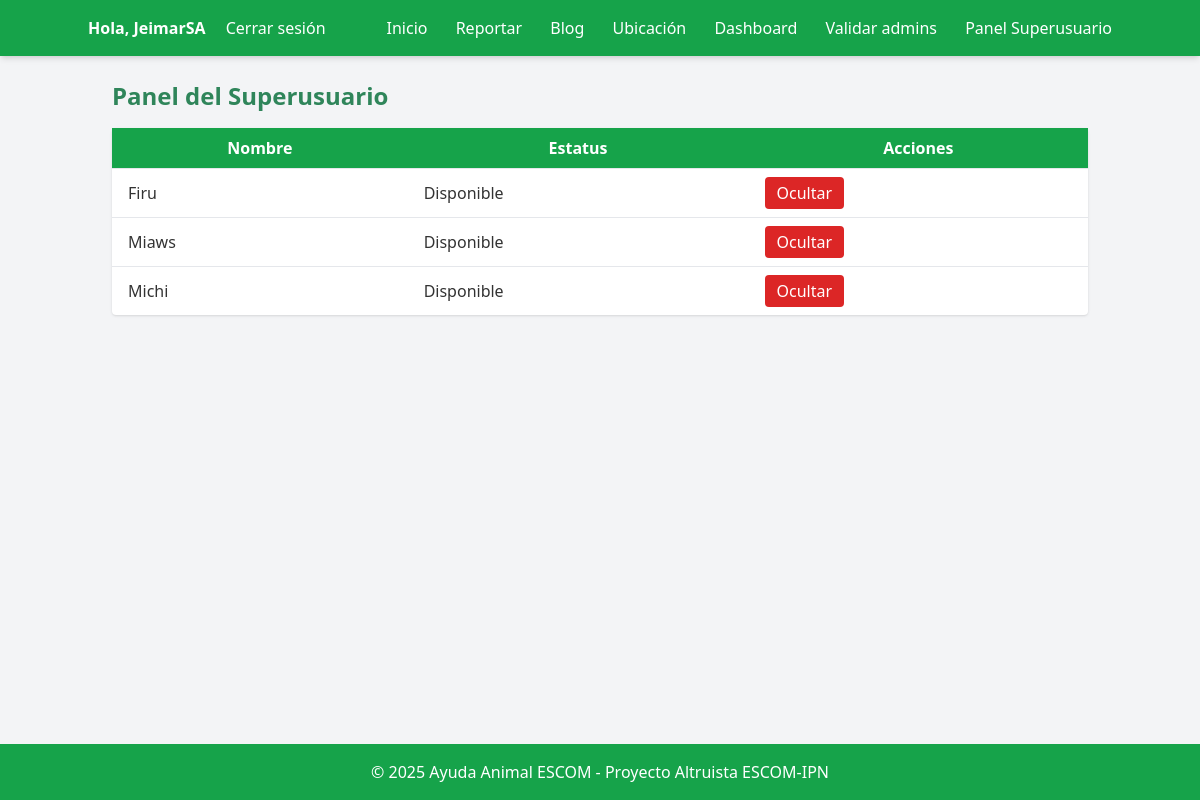
/panel_superusuario (signed in), run on the app's committed database.
### app.py (models this page shows)
class Usuario(db.Model, UserMixin):
    id = db.Column(db.Integer, primary_key=True)
    username = db.Column(db.String(50), unique=True)
    email = db.Column(db.String(100), unique=True)
    password_hash = db.Column(db.String(128))
    rol = db.Column(db.String(20), default='usuario')
    activo = db.Column(db.Boolean, default=True)

class Animal(db.Model):
    id = db.Column(db.Integer, primary_key=True)
    nombre = db.Column(db.String(50))
    especie = db.Column(db.String(20))
    edad = db.Column(db.String(20))
    descripcion = db.Column(db.Text)
    imagen = db.Column(db.String(100))
    estatus = db.Column(db.String(20), default="Disponible")  # Nuevo campo de estatus
    lat = db.Column(db.Float)
    lng = db.Column(db.Float)

### app.py (the view)
@app.route('/panel_superusuario')
@login_required
def panel_superusuario():
    if current_user.rol != 'superusuario':
        flash("Acceso restringido al superusuario.")
        return redirect(url_for('index'))
    animales = Animal.query.all()  # Ver incluso los eliminados
    return render_template('panel_superusuario.html', animales=animales)

### app.py (called while the page is built)
@login_manager.user_loader
def load_user(user_id):
    return Usuario.query.get(int(user_id))

### templates/panel_superusuario.html
{% extends 'base.html' %}
{% block content %}
<h2 class="text-2xl font-bold mb-4">Panel del Superusuario</h2>
<table class="table-auto w-full bg-white shadow rounded">
  <thead>
    <tr class="bg-green-600 text-white">
      <th class="px-4 py-2">Nombre</th>
      <th class="px-4 py-2">Estatus</th>
      <th class="px-4 py-2">Acciones</th>
    </tr>
  </thead>
  <tbody>
    {% for animal in animales %}
    <tr class="border-t">
      <td class="px-4 py-2">{{ animal.nombre }}</td>
      <td class="px-4 py-2">{{ animal.estatus }}</td>
      <td class="px-4 py-2">
        {% if animal.estatus != 'Eliminado' %}
        <form action="{{ url_for('eliminar_animal', id=animal.id) }}" method="POST" onsubmit="return confirm('¿Seguro que deseas ocultar este animal?');">
          <button type="submit" class="bg-red-600 text-white px-3 py-1 rounded hover:bg-red-700">Ocultar</button>
        </form>
        {% else %}
        <span class="text-gray-500 italic">Oculto</span>
        {% endif %}
      </td>
    </tr>
    {% endfor %}
  </tbody>
</table>
{% endblock %}

### templates/base.html (shortened to what this page needs)
<!DOCTYPE html>
<html lang="es">
<head>
    <script src="https://cdn.tailwindcss.com"></script>
    <link rel="stylesheet" href="{{ url_for('static', filename='css/style.css') }}">
</head>
<body class="bg-gray-100 font-sans min-h-screen flex flex-col">
<header class="bg-green-600 text-white p-4 shadow-md">
    <div class="container mx-auto flex justify-between items-center">
        <div class="space-x-4">
            {% if current_user.is_authenticated %}
                <span class="font-semibold">Hola, {{ current_user.username }}</span>
                <a href="{{ url_for('logout') }}" class="hover:underline">Cerrar sesión</a>
            {% else %}
                <a href="{{ url_for('login') }}" class="hover:underline">Iniciar sesión</a>
                <a href="{{ url_for('register') }}" class="hover:underline">Registrarse</a>
            {% endif %}
        </div>
        <nav class="space-x-6">
            <a href="{{ url_for('index') }}" class="hover:underline">Inicio</a>
            {% if current_user.is_authenticated %}
                <a href="{{ url_for('reportar') }}" class="hover:underline">Reportar</a>
                <a href="{{ url_for('blog') }}" class="hover:underline">Blog</a>
            {% endif %}
            <a href="{{ url_for('ubicacion') }}" class="hover:underline">Ubicación</a>
            {% if current_user.is_authenticated and current_user.rol == 'admin' or current_user.rol == 'superusuario'%}
                <a href="{{ url_for('dashboard') }}" class="hover:underline">Dashboard</a>
            {% endif %}
            {% if current_user.is_authenticated and current_user.rol == 'superusuario' %}
                <a href="{{ url_for('validar_admines') }}" class="hover:underline">Validar admins</a>
            {% endif %}
            {% if current_user.is_authenticated and current_user.rol == 'superusuario' %}
                <a href="{{ url_for('panel_superusuario') }}" class="hover:underline">Panel Superusuario</a>
            {% endif %}
        </nav>
    </div>
</header>
<main class="container mx-auto flex-grow p-6">
    {% block content %}{% endblock %}
</main>
<footer class="bg-green-600 text-white text-center p-4 mt-auto">
    <p>© 2025 Ayuda Animal ESCOM - Proyecto Altruista ESCOM-IPN</p>
</footer>
</body>
</html>

### static/css/style.css (style rules this page uses)
body { font-family: 'Segoe UI', Tahoma, Geneva, Verdana, sans-serif; background-color: #f0fdf4; color: #333; line-height: 1.6; }
h1, h2, h3 { color: #2f855a; font-weight: bold; }
a { color: #2563eb; text-decoration: none; }
header { background-color: #38a169; box-shadow: 0 2px 6px rgba(0, 0, 0, 0.2); }
header a { color: white; font-weight: 500; }
footer { background-color: #2f855a; color: white; }
button, input[type="submit"] { background-color: #38a169; color: white; padding: 0.6rem 1.2rem; border: none; border-radius: 8px; font-weight: 600; cursor: pointer; transition: background-color 0.3s ease, transform 0.2s ease; }

### data on the page
Usuario: username "JeimarSA"
Animal: nombre "Firu", estatus "Disponible"
Animal: nombre "Miaws", estatus "Disponible"
Animal: nombre "Michi", estatus "Disponible"
